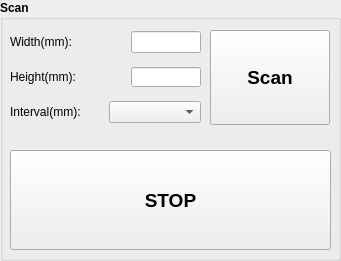
     <widget class="QGroupBox" name="groupBoxScan">
      <property name="geometry">
       <rect>
        <x>420</x>
        <y>10</y>
        <width>341</width>
        <height>261</height>
       </rect>
      </property>
      <property name="font">
       <font>
        <weight>75</weight>
        <bold>true</bold>
       </font>
      </property>
      <property name="title">
       <string>Scan</string>
      </property>
      <widget class="QPushButton" name="pushButtonStart">
       <property name="geometry">
        <rect>
         <x>210</x>
         <y>30</y>
         <width>120</width>
         <height>95</height>
        </rect>
       </property>
       <property name="sizePolicy">
        <sizepolicy hsizetype="Minimum" vsizetype="Preferred">
         <horstretch>0</horstretch>
         <verstretch>0</verstretch>
        </sizepolicy>
       </property>
       <property name="font">
        <font>
         <pointsize>14</pointsize>
         <weight>75</weight>
         <bold>true</bold>
        </font>
       </property>
       <property name="text">
        <string>Scan</string>
       </property>
      </widget>
      <widget class="QPushButton" name="pushButtonServoStop">
       <property name="geometry">
        <rect>
         <x>10</x>
         <y>150</y>
         <width>321</width>
         <height>100</height>
        </rect>
       </property>
       <property name="font">
        <font>
         <pointsize>14</pointsize>
         <weight>75</weight>
         <bold>true</bold>
        </font>
       </property>
       <property name="text">
        <string>STOP</string>
       </property>
      </widget>
      <widget class="QWidget" name="layoutWidget">
       <property name="geometry">
        <rect>
         <x>10</x>
         <y>23</y>
         <width>191</width>
         <height>111</height>
        </rect>
       </property>
       <layout class="QVBoxLayout" name="verticalLayout_2">
        <item>
         <layout class="QHBoxLayout" name="horizontalLayout_2">
          <item>
           <widget class="QLabel" name="labelScanWidth_2">
            <property name="font">
             <font>
              <weight>50</weight>
              <bold>false</bold>
             </font>
            </property>
            <property name="text">
             <string>Width(mm):</string>
            </property>
           </widget>
          </item>
          <item>
           <widget class="QLineEdit" name="lineEditScanWidth">
            <property name="sizePolicy">
             <sizepolicy hsizetype="Fixed" vsizetype="Fixed">
              <horstretch>0</horstretch>
              <verstretch>0</verstretch>
             </sizepolicy>
            </property>
            <property name="maximumSize">
             <size>
              <width>70</width>
              <height>22</height>
             </size>
            </property>
            <property name="font">
             <font>
              <weight>50</weight>
              <bold>false</bold>
             </font>
            </property>
            <property name="toolTip">
             <string/>
            </property>
            <property name="statusTip">
             <string/>
            </property>
            <property name="maxLength">
             <number>3</number>
            </property>
            <property name="alignment">
             <set>Qt::AlignRight|Qt::AlignTrailing|Qt::AlignVCenter</set>
            </property>
           </widget>
          </item>
         </layout>
        </item>
        <item>
         <layout class="QHBoxLayout" name="horizontalLayout_4">
          <item>
           <widget class="QLabel" name="labelScanHeight_2">
            <property name="font">
             <font>
              <weight>50</weight>
              <bold>false</bold>
             </font>
            </property>
            <property name="text">
             <string>Height(mm):</string>
            </property>
           </widget>
          </item>
          <item>
           <widget class="QLineEdit" name="lineEditScanHeight">
            <property name="sizePolicy">
             <sizepolicy hsizetype="Fixed" vsizetype="Fixed">
              <horstretch>0</horstretch>
              <verstretch>0</verstretch>
             </sizepolicy>
            </property>
            <property name="maximumSize">
             <size>
              <width>70</width>
              <height>20</height>
             </size>
            </property>
            <property name="font">
             <font>
              <weight>50</weight>
              <bold>false</bold>
             </font>
            </property>
            <property name="toolTip">
             <string/>
            </property>
            <property name="toolTipDuration">
             <number>1000</number>
            </property>
            <property name="statusTip">
             <string notr="true"/>
            </property>
            <property name="maxLength">
             <number>3</number>
            </property>
            <property name="frame">
             <bool>true</bool>
            </property>
            <property name="alignment">
             <set>Qt::AlignRight|Qt::AlignTrailing|Qt::AlignVCenter</set>
            </property>
            <property name="cursorMoveStyle">
             <enum>Qt::VisualMoveStyle</enum>
            </property>
            <property name="clearButtonEnabled">
             <bool>false</bool>
            </property>
           </widget>
          </item>
         </layout>
        </item>
        <item>
         <layout class="QHBoxLayout" name="horizontalLayout_7">
          <item>
           <widget class="QLabel" name="labelScanInterval_3">
            <property name="font">
             <font>
              <weight>50</weight>
              <bold>false</bold>
             </font>
            </property>
            <property name="text">
             <string>Interval(mm):</string>
            </property>
           </widget>
          </item>
          <item>
           <widget class="QComboBox" name="enumScanInterval">
            <property name="font">
             <font>
              <weight>50</weight>
              <bold>false</bold>
             </font>
            </property>
           </widget>
          </item>
         </layout>
        </item>
       </layout>
      </widget>
     </widget>
